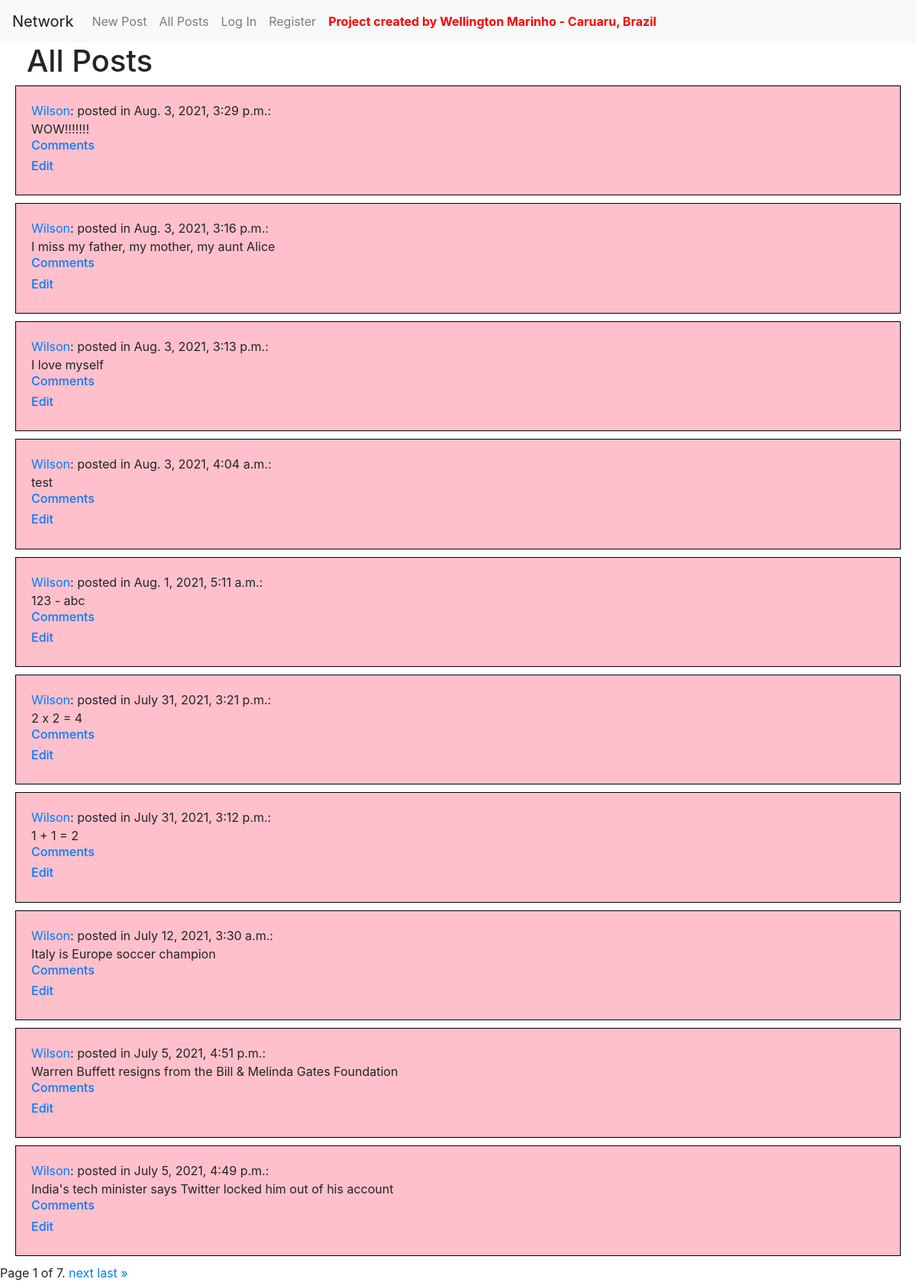
Page /all_posts on the committed database.
### network/models.py (models this page shows, shortened)
class Post(models.Model):
    content = models.CharField(max_length=264)
    time_of_creation = models.DateTimeField(default=timezone.now)
    creator = models.ForeignKey(User, on_delete=models.CASCADE, related_name="posts")
    now = datetime.now()

class User(AbstractUser):
    pass

### network/views.py (the view)
# urls.py: path("all_posts", views.all_posts, name="all_posts"),
def all_posts(request):
    post_list = Post.objects.all()
    post_list = post_list.order_by("-time_of_creation").all()
    paginator = Paginator(post_list, 10) # Show 10 contacts per page.
    page_number = request.GET.get('page', 1)
    page_obj = paginator.get_page(page_number)
    return render(request, 'network/all_posts.html', {'page_obj': page_obj})

### network/templates/network/all_posts.html (shortened to what this page needs)
{% extends "network/layout.html" %}
{% block body %}
        <h1 style="margin-left: 35px;">All Posts</h1>
        {% for post in page_obj %}
            <div class="well">
              <a href="{% url 'profile' post.creator.id %}">{{ post.creator }}</a>: posted in {{ post.time_of_creation }}: <br> {{ post.content }} <br>
              <h6><a href="{% url 'comment' post.id %}">Comments</a></h6>
              <h6><a href="{% url 'edit' post.id %}">Edit</a></h6>
            </div>
        {% endfor %}
        <div class="pagination">
            <span class="step-links">
                <span class="current">
                    Page {{ page_obj.number }} of {{ page_obj.paginator.num_pages }}.
                </span>
                {% if page_obj.has_next %}
                    <a href="?page={{ page_obj.next_page_number }}">next</a>
                    <a href="?page={{ page_obj.paginator.num_pages }}">last &raquo;</a>
                {% endif %}
            </span>
        </div>
{% endblock %}

### network/templates/network/layout.html (shortened to what this page needs)
{% load static %}
<!DOCTYPE html>
<html lang="en">
    <head>
        <link rel="stylesheet" href="https://stackpath.bootstrapcdn.com/bootstrap/4.4.1/css/bootstrap.min.css">
        <link href="{% static 'network/styles.css' %}" rel="stylesheet">
    </head>
    <body>
        <nav class="navbar navbar-expand-lg navbar-light bg-light">
            <a class="navbar-brand" href="#">Network</a>
            <div>
              <ul class="navbar-nav mr-auto">
                <li class="nav-item">
                  <a class="nav-link" href="{% url 'index' %}">New Post</a>
                </li>
                <li class="nav-item">
                  <a class="nav-link" href="{% url 'all_posts' %}">All Posts</a>
                </li>
                {% if user.is_authenticated %}
                    <li class="nav-item">
                        <a class="nav-link" href="{% url 'follower_index' %}">Following</a>
                    </li>
                    <li class="nav-item">
                        <a class="nav-link" href="{% url 'logout' %}">Log Out</a>
                    </li>
                {% else %}
                    <li class="nav-item">
                        <a class="nav-link" href="{% url 'login' %}">Log In</a>
                    </li>
                    <li class="nav-item">
                        <a class="nav-link" href="{% url 'register' %}">Register</a>
                    </li>
                {% endif %}
                <li class="nav-item">
                    <a class="nav-link" href="#"><strong style="color: red;">Project created by Wellington Marinho - Caruaru, Brazil</strong></a>
                </li>
              </ul>
            </div>
          </nav>
        <div class="body">
            {% block body %}
            {% endblock %}
        </div>
    </body>
</html>

### network/templates/network/layout.html (style rules this page uses)
.well { background-color: pink; border: 1px solid black; padding: 20px; margin-bottom: 10px; margin-left: 20px; margin-right: 20px; }

### rows in the picture
Post: creator "Wilson", time_of_creation "Aug. 3, 2021, 3:29 p.m.", content "WOW!!!!!!!"
Post: creator "Wilson", time_of_creation "Aug. 3, 2021, 3:16 p.m.", content "I miss my father, my mother, my aunt Alice"
Post: creator "Wilson", time_of_creation "Aug. 3, 2021, 3:13 p.m.", content "I love myself"
Post: creator "Wilson", time_of_creation "Aug. 3, 2021, 4:04 a.m.", content "test"
Post: creator "Wilson", time_of_creation "Aug. 1, 2021, 5:11 a.m.", content "123 - abc"
Post: creator "Wilson", time_of_creation "July 31, 2021, 3:21 p.m.", content "2 x 2 = 4"
Post: creator "Wilson", time_of_creation "July 31, 2021, 3:12 p.m.", content "1 + 1 = 2"
Post: creator "Wilson", time_of_creation "July 12, 2021, 3:30 a.m.", content "Italy is Europe soccer champion"
Post: creator "Wilson", time_of_creation "July 5, 2021, 4:51 p.m.", content "Warren Buffett resigns from the Bill & Melinda Gates Foundation"
Post: creator "Wilson", time_of_creation "July 5, 2021, 4:49 p.m.", content "India's tech minister says Twitter locked him out of his account"

### other values in the picture
{{ page_obj.number }} "1"
{{ page_obj.paginator.num_pages }} "7"
